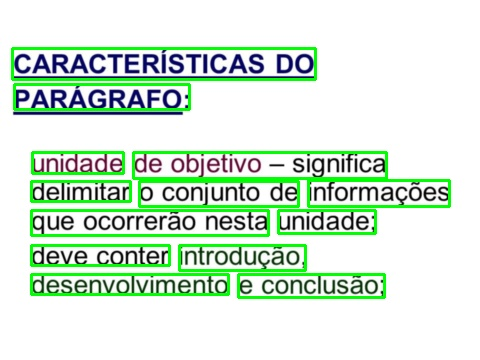
#> input picture exemplo/img_001.jpg, 480 x 360 px, given in place of the camera
$ python linha_palavras.py
#> lines starting #> are read from the running program, lines starting #| are printed output that depends on the picture; after the words box and inside, x2 and y2 are one past the last pixel; in counts of white or black regions, pixels touching at a corner belong together
import cv2
import numpy as np
from PIL import Image

# demarca uma linha vermelha e le caracteres

indiceFrame = 0
valorAnterior = 0

def main():

    ''''
    while True:
        indiceFrame += 1
        ret, frameRGB = video.read()
        imagem = Image.fromarray(frameRGB)
        if indiceFrame == 15:
            indiceFrame = 0
            valorAtual = pytesseract.image_to_string(imagem)
            if valorAtual != valorAnterior:
                valorAnterior = valorAtual
                print valorAtual

        cv2.imshow("Video", frameRGB)
        if cv2.waitKey(1) & 0xFF == ord("q"):
            break
    '''

    nomeJanela = "Preview"
    cv2.namedWindow(nomeJanela)
    cap = cv2.VideoCapture(0)

    if cap.isOpened():
        ret, frame = cap.read()
#> frame is the input picture: shape (360, 480, 3); mean B, G, R 215, 232.7, 212.8
    else:
        ret = False

    while ret:

        ret, frame = cap.read()

        gray = cv2.cvtColor(frame, cv2.COLOR_BGR2GRAY)
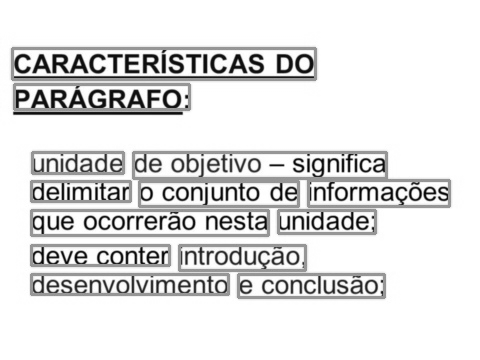
#> gray: shape (360, 480); min 0, max 255, mean 224.7
        edges = cv2.Canny(gray, 50, 200, apertureSize=5, L2gradient=True)
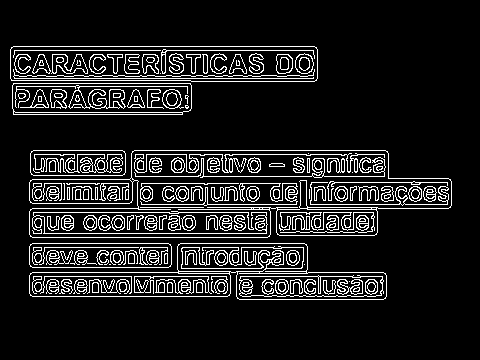
#> edges: shape (360, 480); 11.6% white in thin lines or dots, all inside (x1, y1, x2, y2) = (10, 46, 452, 300)

        lines = cv2.HoughLines(edges, 1, np.pi / 180, 200)
#> lines = 20 rows, first 8: [150, 1.57], [276, 1.57], [212, 1.57], [154, 1.57], [46, 1.57], [78, 1.57], [50, 1.57], [204, 1.57]

        if lines is not None:

            for rho, theta in lines[0]:
                a = np.cos(theta)
                b = np.sin(theta)
                x0 = a * rho
                y0 = b * rho
                x1 = int(x0 + 800 * (-b))
                y1 = int(y0 + 800 * (a))
                x2 = int(x0 - 800 * (-b))
                y2 = int(y0 - 800 * (a))

                cv2.line(frame, (x1, y1), (x2, y2), (0, 0, 255), 2)
#> this loop made 1 pass
#> (rho, theta, a, b, x0, y0, x1, y1) on pass 1: (150, 1.57, -4.37e-08, 1, -6.56e-06, 150, -800, 149)
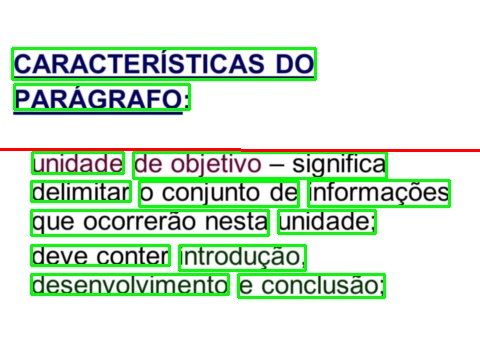
#> frame: shape (360, 480, 3); 0.83% of pixels changed, all inside (x1, y1, x2, y2) = (0, 148, 480, 152)

            cv2.imshow(nomeJanela, frame)

        if cv2.waitKey(1) == 27:  # exit on ESC
#> (key q is pressed here)
            break

    cv2.destroyAllWindows()
    cap.release()


if __name__ == "__main__":
    main()

$ run again, on exemplo/00.jpg
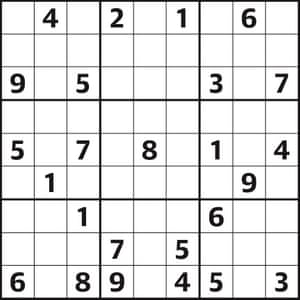
#> input picture exemplo/00.jpg, 300 x 300 px, given in place of the camera
#> in main, frame is the input picture: shape (300, 300, 3); mean B, G, R 225.2, 225.1, 225.2
#> in main, `edges = cv2.Canny(gray, 50, 200, apertureSize=5, L2gradient=True)`:
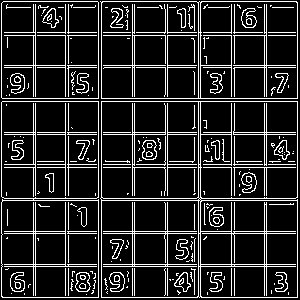
#> edges: shape (300, 300); 14.9% white in thin lines or dots
#> lines = 37 rows, first 8: [98, 1.57], [101, 1.57], [98, 0], [101, 0], [297, 0], [200, 1.57], [198, 0], [297, 1.57]
#> the loop in main, `for rho, theta in lines[0]:` made 1 pass
#> (rho, theta, a, b, x0, y0, x1, y1) on pass 1: (98, 1.57, -4.37e-08, 1, -4.28e-06, 98, -800, 97)
#> after the loop in main, `for rho, theta in lines[0]:`:
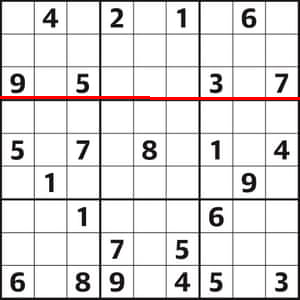
#> frame: shape (300, 300, 3); 1% of pixels changed, all inside (x1, y1, x2, y2) = (0, 96, 300, 100)
